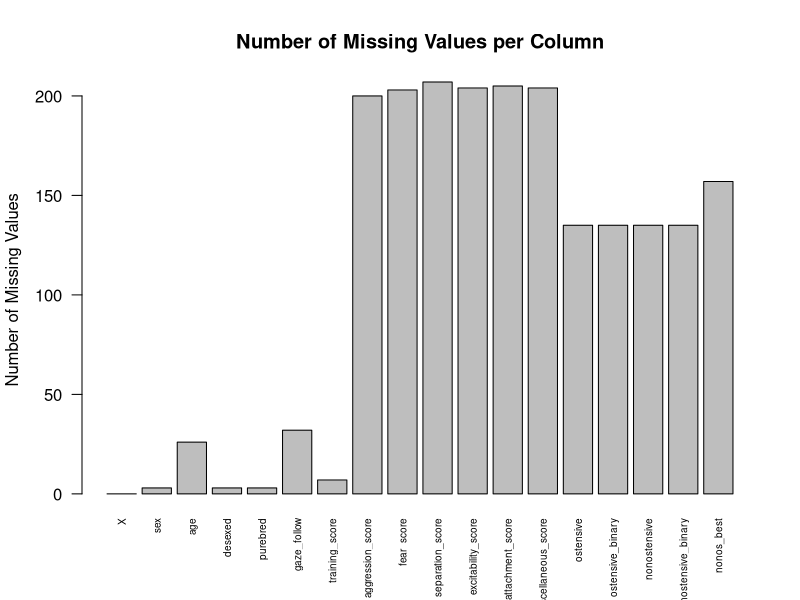
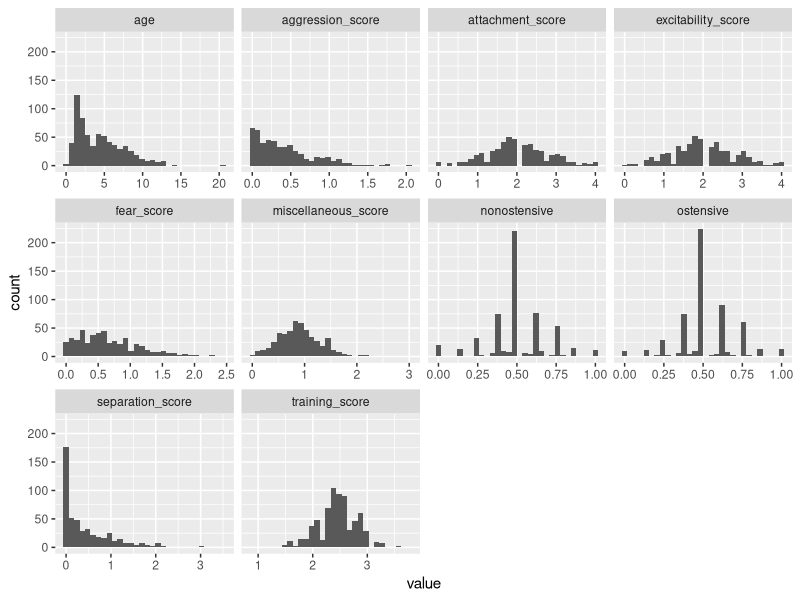

Write the R code that produced these figures, in order.
## ---- chunk 1
library(tidyverse)
library(knitr) 
library(here)
set.seed(1234567)
manydogs_feature_selection <- read.csv("manydogs_feature_selection.csv")
## ---- chunk 2
#create vector with how many NAs are in each column in the dataset
missing_frequency_in_manydogs_data <- colSums(is.na(manydogs_feature_selection))  

#Create a barplot for the values frequency of missing values in the manydogs dataset
missing_values_barplot <- barplot(missing_frequency_in_manydogs_data,
                              main = "Number of Missing Values per Column",
                              ylab = "Number of Missing Values",
                              las = 2,
                              cex.names = .6)
## ---- chunk 3
manydogs_summary <- manydogs_feature_selection |>  #summarize continuous data
  select(c(age,training_score:ostensive,nonostensive)) |>  #grab the 8 columns we needed
  summary()  #Show me a summary of all the columns that I selected

manydogs_summary
## ---- chunk 4
# Grab just the continuous predictors
manydogs_missing <- manydogs_feature_selection |> 
  select(c(age,training_score:ostensive,nonostensive))

# Calculate the percentage of missing values for each column
missing_percent <- colMeans(is.na(manydogs_missing)) * 100

# Print the missing summary
missing_percent

## ---- chunk 5
# Subset the dataframe to include only the specified columns
subset_data <- manydogs_feature_selection |> 
  select("age", "training_score", "aggression_score", "fear_score", 
                     "separation_score", "excitability_score", "attachment_score", 
                     "miscellaneous_score", "ostensive", "nonostensive")

# Convert the data to long format, specifying the variable column
subset_data_long <- pivot_longer(subset_data, cols = everything(), names_to = "variable", values_to = "value", names_transform = list(variable = as.character))

# Create histograms using facet_wrap
ggplot(subset_data_long, aes(x = value)) +
  geom_histogram() +
  facet_wrap(~ variable, scales = "free_x")
## ---- chunk 6
#create a data frame that replaces missing data with the column mean or median calculated above in summary tables
manydogs_missing_cont <- manydogs_feature_selection |> 
  mutate(age=replace_na(age, median(age, na.rm=TRUE)), #change NAs in the age column to the median of the age column
        training_score=replace_na(training_score, mean(training_score, na.rm=TRUE)), #change NAs in the training column to the mean of the column
        aggression_score=replace_na(aggression_score, median(aggression_score, na.rm=TRUE)),#change NAs in aggression column to median of the column
        fear_score=replace_na(fear_score, median(fear_score, na.rm=TRUE)), #change NAs in fear column to median of the column
        separation_score=replace_na(separation_score, median(separation_score, na.rm=TRUE)), #change NAs in separation column to the median of the column
        excitability_score=replace_na(excitability_score, mean(excitability_score, na.rm=TRUE)), #change NAs in excitability column to mean of the column
        attachment_score=replace_na(attachment_score, mean(attachment_score, na.rm=TRUE)),#change NAs in attachment column to mean of the column
        miscellaneous_score=replace_na(miscellaneous_score, mean(miscellaneous_score, na.rm=TRUE)), #change NAs in miscellaneous column to mean of the column
        ostensive=replace_na(ostensive, mean(ostensive, na.rm = TRUE)),
        nonostensive=replace_na(nonostensive, mean(nonostensive, na.rm = TRUE)))

## ---- chunk 7
#create a function that finds the mode of a column
get_mode <- function(x) {
  uniq_x <- unique(x)
  uniq_x[which.max(tabulate(match(x, uniq_x)))]
}

#Selects the columns we are interested in and finds the mode
manydogs_feature_selection |> 
  select(sex, desexed, purebred, gaze_follow, ostensive_binary, nonostensive_binary, nonos_best) |> 
  summarise(across(everything(), get_mode))

## ---- chunk 8
# add highest frequency per column to missing data in the data frame
manydogs_missing_handled <- manydogs_missing_cont |>
  mutate(sex = replace_na(sex, 1),  #change the NAs in the sex column to 1
         desexed = replace_na(desexed, 1),
         purebred = replace_na(purebred, 1),
         gaze_follow = replace_na(gaze_follow, 3),
         ostensive_binary = replace_na(ostensive_binary, 0),
         nonostensive_binary = replace_na(nonostensive_binary, 0),
         nonos_best = replace_na(nonos_best, 0))
## ---- chunk 9
write.csv(manydogs_missing_handled, file = "manydogs_missing_handled.csv")
## ---- chunk 10
missing_frequency_after_missing_handled <- colSums(is.na(manydogs_missing_handled)) #Add together any time that a column has an NA

missing_frequency_after_missing_handled
